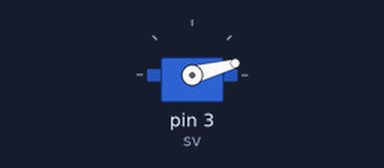
Bench run of a sketch on a simulated Arduino Uno, built with avr-gcc and run on an emulated ATmega328P. Shown: servo.

Above: at 0.05 s.
At 6.0 s:
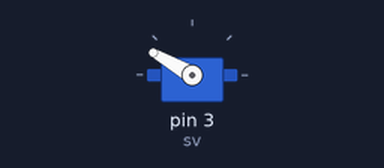
Timing chart, 0 to 7.8 s (numbered marks = the images above):
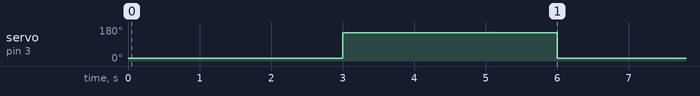

Measured:
- by itself, servo on pin 3 (sv): alternates 150° for 3.0 s and 15° for 3.0 s

The sketch:

test_servo.ino
```cpp
#include <Servo.h>

Servo sv;

int pos = 0;

void setup() {
    sv.attach(3);
}
void loop() {
    sv.write(15);
    delay(3000);
    sv.write(150);
    delay(3000);
}
```
